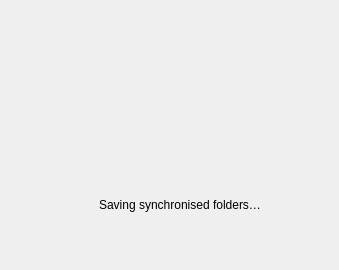
<?xml version="1.0" encoding="UTF-8"?>
<ui version="4.0">
 <class>SyncSettingsUIBase</class>
 <widget class="QWidget" name="SyncSettingsUIBase">
  <property name="geometry">
   <rect>
    <x>0</x>
    <y>0</y>
    <width>339</width>
    <height>270</height>
   </rect>
  </property>
  <property name="windowTitle">
   <string/>
  </property>
  <layout class="QVBoxLayout" name="verticalLayout">
   <property name="spacing">
    <number>10</number>
   </property>
   <property name="leftMargin">
    <number>0</number>
   </property>
   <property name="topMargin">
    <number>0</number>
   </property>
   <property name="rightMargin">
    <number>0</number>
   </property>
   <property name="bottomMargin">
    <number>0</number>
   </property>
   <item>
    <widget class="RemoteItemUi" name="gSyncs" native="true">
     <property name="sizePolicy">
      <sizepolicy hsizetype="Expanding" vsizetype="Expanding">
       <horstretch>0</horstretch>
       <verstretch>0</verstretch>
      </sizepolicy>
     </property>
    </widget>
   </item>
   <item>
    <widget class="QWidget" name="SyncControllersContainer" native="true">
     <layout class="QVBoxLayout" name="SyncSettingsLayout">
      <property name="spacing">
       <number>0</number>
      </property>
      <property name="leftMargin">
       <number>0</number>
      </property>
      <property name="topMargin">
       <number>0</number>
      </property>
      <property name="rightMargin">
       <number>0</number>
      </property>
      <property name="bottomMargin">
       <number>0</number>
      </property>
      <item>
       <widget class="QStackedWidget" name="sSyncsState">
        <property name="sizePolicy">
         <sizepolicy hsizetype="Preferred" vsizetype="Maximum">
          <horstretch>0</horstretch>
          <verstretch>0</verstretch>
         </sizepolicy>
        </property>
        <property name="currentIndex">
         <number>0</number>
        </property>
        <widget class="QWidget" name="pSavingSyncs">
         <layout class="QHBoxLayout" name="horizontalLayout_33">
          <property name="spacing">
           <number>5</number>
          </property>
          <property name="leftMargin">
           <number>0</number>
          </property>
          <property name="topMargin">
           <number>0</number>
          </property>
          <property name="rightMargin">
           <number>0</number>
          </property>
          <property name="bottomMargin">
           <number>0</number>
          </property>
          <item>
           <spacer name="horizontalSpacer_12">
            <property name="orientation">
             <enum>Qt::Horizontal</enum>
            </property>
            <property name="sizeHint" stdset="0">
             <size>
              <width>0</width>
              <height>0</height>
             </size>
            </property>
           </spacer>
          </item>
          <item>
           <widget class="WaitingSpinnerWidget" name="wSpinningIndicatorSyncs" native="true">
            <property name="minimumSize">
             <size>
              <width>16</width>
              <height>16</height>
             </size>
            </property>
            <property name="maximumSize">
             <size>
              <width>16</width>
              <height>16</height>
             </size>
            </property>
           </widget>
          </item>
          <item>
           <widget class="QLabel" name="lSavingSyncs">
            <property name="text">
             <string>Saving synchronised folders…</string>
            </property>
           </widget>
          </item>
          <item>
           <spacer name="horizontalSpacer_13">
            <property name="orientation">
             <enum>Qt::Horizontal</enum>
            </property>
            <property name="sizeHint" stdset="0">
             <size>
              <width>0</width>
              <height>0</height>
             </size>
            </property>
           </spacer>
          </item>
         </layout>
        </widget>
        <widget class="QWidget" name="pSyncsDisabled">
         <layout class="QVBoxLayout" name="verticalLayout_4">
          <property name="spacing">
           <number>0</number>
          </property>
          <property name="leftMargin">
           <number>0</number>
          </property>
          <property name="topMargin">
           <number>10</number>
          </property>
          <property name="rightMargin">
           <number>0</number>
          </property>
          <property name="bottomMargin">
           <number>0</number>
          </property>
          <item>
           <widget class="QGroupBox" name="groupBox">
            <property name="sizePolicy">
             <sizepolicy hsizetype="Preferred" vsizetype="Fixed">
              <horstretch>0</horstretch>
              <verstretch>0</verstretch>
             </sizepolicy>
            </property>
            <property name="title">
             <string notr="true"/>
            </property>
            <layout class="QVBoxLayout" name="verticalLayout_91">
             <property name="spacing">
              <number>0</number>
             </property>
             <property name="leftMargin">
              <number>10</number>
             </property>
             <item>
              <widget class="QLabel" name="lDisabledSyncs">
               <property name="text">
                <string/>
               </property>
               <property name="wordWrap">
                <bool>true</bool>
               </property>
              </widget>
             </item>
            </layout>
           </widget>
          </item>
         </layout>
        </widget>
        <widget class="QWidget" name="pNoErrorsSyncs"/>
       </widget>
      </item>
     </layout>
    </widget>
   </item>
   <item>
    <spacer name="verticalSpacer_6">
     <property name="orientation">
      <enum>Qt::Vertical</enum>
     </property>
     <property name="sizeType">
      <enum>QSizePolicy::Maximum</enum>
     </property>
     <property name="sizeHint" stdset="0">
      <size>
       <width>20</width>
       <height>40</height>
      </size>
     </property>
    </spacer>
   </item>
  </layout>
 </widget>
 <customwidgets>
  <customwidget>
   <class>WaitingSpinnerWidget</class>
   <extends>QWidget</extends>
   <header>WaitingSpinnerWidget.h</header>
   <container>1</container>
  </customwidget>
  <customwidget>
   <class>RemoteItemUi</class>
   <extends>QWidget</extends>
   <header>RemoteItemUi.h</header>
   <container>1</container>
  </customwidget>
 </customwidgets>
 <resources/>
 <connections/>
</ui>
